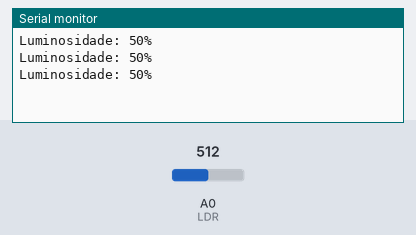
Simulated run of this sketch. Board: Arduino Uno, built with avr-gcc and run on an emulated ATmega328P. Parts: the last lines printed to the serial monitor. The test bench sets the inputs (shaded band); at power-on: A0 (LDR) = 512.

Above: at 1.3 s.
1.4 s: A0 (LDR) set to 716
At 1.9 s:
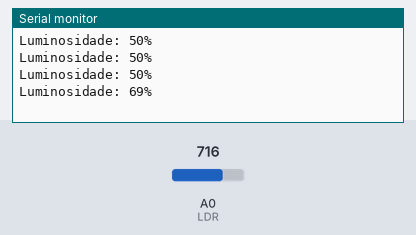
2.9 s: A0 (LDR) set to 900
At 3.4 s:
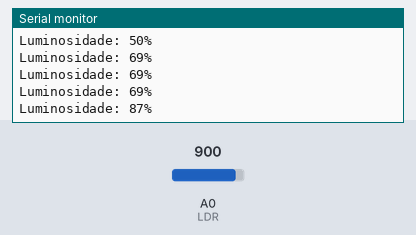
Timing chart, 0 to 5.9 s (numbered marks = the images above; inputs shaded):
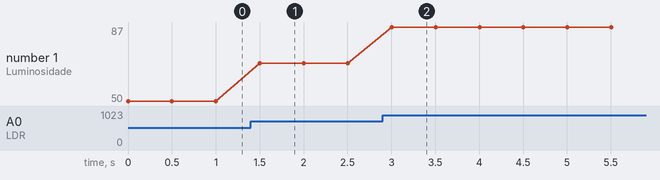

The sketch:

Sensor_LDR.ino
```cpp
// Leitura de Luminosidade Ambiente com LDR
// Arthur Castro
// Julho de 2017

#define LDR A0
#define intervalo 500

int lum = 0;
int lum_percent = 0;

void setup() {
  pinMode(LDR,INPUT);
  Serial.begin(9600);
}

void loop() {
  lum = analogRead(LDR);
  lum_percent = map(lum,0,1023,0,100);

  Serial.print("Luminosidade: ");
  Serial.print(lum_percent);
  Serial.println("%");

  delay(intervalo);
}
```

Measured:
- after the input at 1.4 s, the serial monitor: prints a new line after 0.10 s (image 1)
- after the input at 2.9 s, the serial monitor: prints a new line after 0.10 s (image 2)
- plotted number 1: 50 → 69 after the input at 1.4 s, 69 → 87 after the input at 2.9 s
